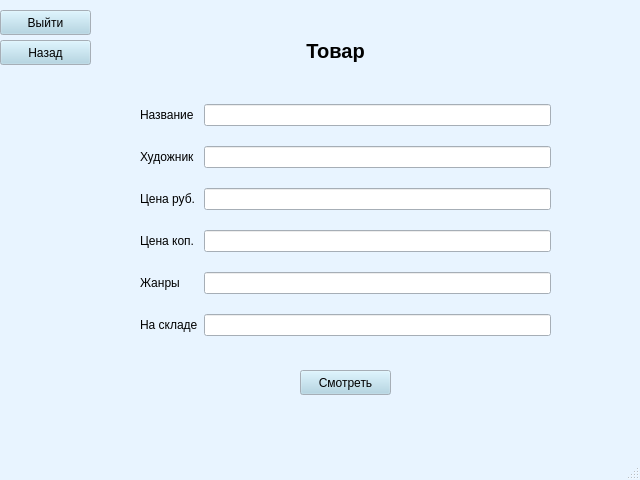
<?xml version="1.0" encoding="UTF-8"?>
<ui version="4.0">
 <class>MainWindow</class>
 <widget class="QMainWindow" name="MainWindow">
  <property name="geometry">
   <rect>
    <x>0</x>
    <y>0</y>
    <width>640</width>
    <height>480</height>
   </rect>
  </property>
  <property name="palette">
   <palette>
    <active>
     <colorrole role="WindowText">
      <brush brushstyle="SolidPattern">
       <color alpha="255">
        <red>0</red>
        <green>0</green>
        <blue>0</blue>
       </color>
      </brush>
     </colorrole>
     <colorrole role="Button">
      <brush brushstyle="SolidPattern">
       <color alpha="255">
        <red>169</red>
        <green>210</green>
        <blue>227</blue>
       </color>
      </brush>
     </colorrole>
     <colorrole role="Light">
      <brush brushstyle="SolidPattern">
       <color alpha="255">
        <red>255</red>
        <green>255</green>
        <blue>255</blue>
       </color>
      </brush>
     </colorrole>
     <colorrole role="Midlight">
      <brush brushstyle="SolidPattern">
       <color alpha="255">
        <red>238</red>
        <green>228</green>
        <blue>255</blue>
       </color>
      </brush>
     </colorrole>
     <colorrole role="Dark">
      <brush brushstyle="SolidPattern">
       <color alpha="255">
        <red>110</red>
        <green>101</green>
        <blue>127</blue>
       </color>
      </brush>
     </colorrole>
     <colorrole role="Mid">
      <brush brushstyle="SolidPattern">
       <color alpha="255">
        <red>147</red>
        <green>134</green>
        <blue>170</blue>
       </color>
      </brush>
     </colorrole>
     <colorrole role="Text">
      <brush brushstyle="SolidPattern">
       <color alpha="255">
        <red>0</red>
        <green>0</green>
        <blue>0</blue>
       </color>
      </brush>
     </colorrole>
     <colorrole role="BrightText">
      <brush brushstyle="SolidPattern">
       <color alpha="255">
        <red>255</red>
        <green>255</green>
        <blue>255</blue>
       </color>
      </brush>
     </colorrole>
     <colorrole role="ButtonText">
      <brush brushstyle="SolidPattern">
       <color alpha="255">
        <red>0</red>
        <green>0</green>
        <blue>0</blue>
       </color>
      </brush>
     </colorrole>
     <colorrole role="Base">
      <brush brushstyle="SolidPattern">
       <color alpha="255">
        <red>255</red>
        <green>255</green>
        <blue>255</blue>
       </color>
      </brush>
     </colorrole>
     <colorrole role="Window">
      <brush brushstyle="SolidPattern">
       <color alpha="255">
        <red>232</red>
        <green>244</green>
        <blue>255</blue>
       </color>
      </brush>
     </colorrole>
     <colorrole role="Shadow">
      <brush brushstyle="SolidPattern">
       <color alpha="255">
        <red>0</red>
        <green>0</green>
        <blue>0</blue>
       </color>
      </brush>
     </colorrole>
     <colorrole role="Highlight">
      <brush brushstyle="SolidPattern">
       <color alpha="255">
        <red>221</red>
        <green>202</green>
        <blue>255</blue>
       </color>
      </brush>
     </colorrole>
     <colorrole role="AlternateBase">
      <brush brushstyle="SolidPattern">
       <color alpha="255">
        <red>238</red>
        <green>228</green>
        <blue>255</blue>
       </color>
      </brush>
     </colorrole>
     <colorrole role="ToolTipBase">
      <brush brushstyle="SolidPattern">
       <color alpha="255">
        <red>255</red>
        <green>255</green>
        <blue>220</blue>
       </color>
      </brush>
     </colorrole>
     <colorrole role="ToolTipText">
      <brush brushstyle="SolidPattern">
       <color alpha="255">
        <red>0</red>
        <green>0</green>
        <blue>0</blue>
       </color>
      </brush>
     </colorrole>
     <colorrole role="PlaceholderText">
      <brush brushstyle="SolidPattern">
       <color alpha="128">
        <red>0</red>
        <green>0</green>
        <blue>0</blue>
       </color>
      </brush>
     </colorrole>
    </active>
    <inactive>
     <colorrole role="WindowText">
      <brush brushstyle="SolidPattern">
       <color alpha="255">
        <red>0</red>
        <green>0</green>
        <blue>0</blue>
       </color>
      </brush>
     </colorrole>
     <colorrole role="Button">
      <brush brushstyle="SolidPattern">
       <color alpha="255">
        <red>169</red>
        <green>210</green>
        <blue>227</blue>
       </color>
      </brush>
     </colorrole>
     <colorrole role="Light">
      <brush brushstyle="SolidPattern">
       <color alpha="255">
        <red>255</red>
        <green>255</green>
        <blue>255</blue>
       </color>
      </brush>
     </colorrole>
     <colorrole role="Midlight">
      <brush brushstyle="SolidPattern">
       <color alpha="255">
        <red>238</red>
        <green>228</green>
        <blue>255</blue>
       </color>
      </brush>
     </colorrole>
     <colorrole role="Dark">
      <brush brushstyle="SolidPattern">
       <color alpha="255">
        <red>110</red>
        <green>101</green>
        <blue>127</blue>
       </color>
      </brush>
     </colorrole>
     <colorrole role="Mid">
      <brush brushstyle="SolidPattern">
       <color alpha="255">
        <red>147</red>
        <green>134</green>
        <blue>170</blue>
       </color>
      </brush>
     </colorrole>
     <colorrole role="Text">
      <brush brushstyle="SolidPattern">
       <color alpha="255">
        <red>0</red>
        <green>0</green>
        <blue>0</blue>
       </color>
      </brush>
     </colorrole>
     <colorrole role="BrightText">
      <brush brushstyle="SolidPattern">
       <color alpha="255">
        <red>255</red>
        <green>255</green>
        <blue>255</blue>
       </color>
      </brush>
     </colorrole>
     <colorrole role="ButtonText">
      <brush brushstyle="SolidPattern">
       <color alpha="255">
        <red>0</red>
        <green>0</green>
        <blue>0</blue>
       </color>
      </brush>
     </colorrole>
     <colorrole role="Base">
      <brush brushstyle="SolidPattern">
       <color alpha="255">
        <red>255</red>
        <green>255</green>
        <blue>255</blue>
       </color>
      </brush>
     </colorrole>
     <colorrole role="Window">
      <brush brushstyle="SolidPattern">
       <color alpha="255">
        <red>232</red>
        <green>244</green>
        <blue>255</blue>
       </color>
      </brush>
     </colorrole>
     <colorrole role="Shadow">
      <brush brushstyle="SolidPattern">
       <color alpha="255">
        <red>0</red>
        <green>0</green>
        <blue>0</blue>
       </color>
      </brush>
     </colorrole>
     <colorrole role="Highlight">
      <brush brushstyle="SolidPattern">
       <color alpha="255">
        <red>221</red>
        <green>202</green>
        <blue>255</blue>
       </color>
      </brush>
     </colorrole>
     <colorrole role="AlternateBase">
      <brush brushstyle="SolidPattern">
       <color alpha="255">
        <red>238</red>
        <green>228</green>
        <blue>255</blue>
       </color>
      </brush>
     </colorrole>
     <colorrole role="ToolTipBase">
      <brush brushstyle="SolidPattern">
       <color alpha="255">
        <red>255</red>
        <green>255</green>
        <blue>220</blue>
       </color>
      </brush>
     </colorrole>
     <colorrole role="ToolTipText">
      <brush brushstyle="SolidPattern">
       <color alpha="255">
        <red>0</red>
        <green>0</green>
        <blue>0</blue>
       </color>
      </brush>
     </colorrole>
     <colorrole role="PlaceholderText">
      <brush brushstyle="SolidPattern">
       <color alpha="128">
        <red>0</red>
        <green>0</green>
        <blue>0</blue>
       </color>
      </brush>
     </colorrole>
    </inactive>
    <disabled>
     <colorrole role="WindowText">
      <brush brushstyle="SolidPattern">
       <color alpha="255">
        <red>110</red>
        <green>101</green>
        <blue>127</blue>
       </color>
      </brush>
     </colorrole>
     <colorrole role="Button">
      <brush brushstyle="SolidPattern">
       <color alpha="255">
        <red>169</red>
        <green>210</green>
        <blue>227</blue>
       </color>
      </brush>
     </colorrole>
     <colorrole role="Light">
      <brush brushstyle="SolidPattern">
       <color alpha="255">
        <red>255</red>
        <green>255</green>
        <blue>255</blue>
       </color>
      </brush>
     </colorrole>
     <colorrole role="Midlight">
      <brush brushstyle="SolidPattern">
       <color alpha="255">
        <red>238</red>
        <green>228</green>
        <blue>255</blue>
       </color>
      </brush>
     </colorrole>
     <colorrole role="Dark">
      <brush brushstyle="SolidPattern">
       <color alpha="255">
        <red>110</red>
        <green>101</green>
        <blue>127</blue>
       </color>
      </brush>
     </colorrole>
     <colorrole role="Mid">
      <brush brushstyle="SolidPattern">
       <color alpha="255">
        <red>147</red>
        <green>134</green>
        <blue>170</blue>
       </color>
      </brush>
     </colorrole>
     <colorrole role="Text">
      <brush brushstyle="SolidPattern">
       <color alpha="255">
        <red>110</red>
        <green>101</green>
        <blue>127</blue>
       </color>
      </brush>
     </colorrole>
     <colorrole role="BrightText">
      <brush brushstyle="SolidPattern">
       <color alpha="255">
        <red>255</red>
        <green>255</green>
        <blue>255</blue>
       </color>
      </brush>
     </colorrole>
     <colorrole role="ButtonText">
      <brush brushstyle="SolidPattern">
       <color alpha="255">
        <red>110</red>
        <green>101</green>
        <blue>127</blue>
       </color>
      </brush>
     </colorrole>
     <colorrole role="Base">
      <brush brushstyle="SolidPattern">
       <color alpha="255">
        <red>232</red>
        <green>244</green>
        <blue>255</blue>
       </color>
      </brush>
     </colorrole>
     <colorrole role="Window">
      <brush brushstyle="SolidPattern">
       <color alpha="255">
        <red>232</red>
        <green>244</green>
        <blue>255</blue>
       </color>
      </brush>
     </colorrole>
     <colorrole role="Shadow">
      <brush brushstyle="SolidPattern">
       <color alpha="255">
        <red>0</red>
        <green>0</green>
        <blue>0</blue>
       </color>
      </brush>
     </colorrole>
     <colorrole role="Highlight">
      <brush brushstyle="SolidPattern">
       <color alpha="255">
        <red>145</red>
        <green>145</green>
        <blue>145</blue>
       </color>
      </brush>
     </colorrole>
     <colorrole role="AlternateBase">
      <brush brushstyle="SolidPattern">
       <color alpha="255">
        <red>221</red>
        <green>202</green>
        <blue>255</blue>
       </color>
      </brush>
     </colorrole>
     <colorrole role="ToolTipBase">
      <brush brushstyle="SolidPattern">
       <color alpha="255">
        <red>255</red>
        <green>255</green>
        <blue>220</blue>
       </color>
      </brush>
     </colorrole>
     <colorrole role="ToolTipText">
      <brush brushstyle="SolidPattern">
       <color alpha="255">
        <red>0</red>
        <green>0</green>
        <blue>0</blue>
       </color>
      </brush>
     </colorrole>
     <colorrole role="PlaceholderText">
      <brush brushstyle="SolidPattern">
       <color alpha="128">
        <red>0</red>
        <green>0</green>
        <blue>0</blue>
       </color>
      </brush>
     </colorrole>
    </disabled>
   </palette>
  </property>
  <property name="windowTitle">
   <string>MainWindow</string>
  </property>
  <widget class="QWidget" name="centralwidget">
   <widget class="QWidget" name="gridLayoutWidget_2">
    <property name="geometry">
     <rect>
      <x>140</x>
      <y>90</y>
      <width>411</width>
      <height>261</height>
     </rect>
    </property>
    <layout class="QGridLayout" name="gridLayout_2">
     <property name="leftMargin">
      <number>0</number>
     </property>
     <property name="topMargin">
      <number>0</number>
     </property>
     <property name="bottomMargin">
      <number>0</number>
     </property>
     <property name="verticalSpacing">
      <number>6</number>
     </property>
     <item row="7" column="0">
      <widget class="QLabel" name="label_8">
       <property name="text">
        <string>Цена коп.</string>
       </property>
      </widget>
     </item>
     <item row="4" column="1">
      <widget class="QLineEdit" name="artist">
       <property name="readOnly">
        <bool>true</bool>
       </property>
      </widget>
     </item>
     <item row="2" column="0">
      <widget class="QLabel" name="label_2">
       <property name="text">
        <string>Название</string>
       </property>
      </widget>
     </item>
     <item row="6" column="1">
      <widget class="QLineEdit" name="pr1">
       <property name="readOnly">
        <bool>true</bool>
       </property>
      </widget>
     </item>
     <item row="8" column="1">
      <widget class="QLineEdit" name="genres">
       <property name="readOnly">
        <bool>true</bool>
       </property>
      </widget>
     </item>
     <item row="8" column="0">
      <widget class="QLabel" name="label_7">
       <property name="text">
        <string>Жанры</string>
       </property>
      </widget>
     </item>
     <item row="7" column="1">
      <widget class="QLineEdit" name="pr2">
       <property name="readOnly">
        <bool>true</bool>
       </property>
      </widget>
     </item>
     <item row="2" column="1">
      <widget class="QLineEdit" name="name">
       <property name="readOnly">
        <bool>true</bool>
       </property>
      </widget>
     </item>
     <item row="4" column="0">
      <widget class="QLabel" name="label_4">
       <property name="text">
        <string>Художник</string>
       </property>
      </widget>
     </item>
     <item row="6" column="0">
      <widget class="QLabel" name="label_6">
       <property name="text">
        <string>Цена руб.</string>
       </property>
      </widget>
     </item>
     <item row="9" column="0">
      <widget class="QLabel" name="label_9">
       <property name="text">
        <string>На складе</string>
       </property>
      </widget>
     </item>
     <item row="9" column="1">
      <widget class="QLineEdit" name="genres_2">
       <property name="readOnly">
        <bool>true</bool>
       </property>
      </widget>
     </item>
    </layout>
   </widget>
   <widget class="QLabel" name="label">
    <property name="geometry">
     <rect>
      <x>160</x>
      <y>20</y>
      <width>351</width>
      <height>62</height>
     </rect>
    </property>
    <property name="palette">
     <palette>
      <active>
       <colorrole role="Button">
        <brush brushstyle="SolidPattern">
         <color alpha="255">
          <red>173</red>
          <green>127</green>
          <blue>168</blue>
         </color>
        </brush>
       </colorrole>
      </active>
      <inactive>
       <colorrole role="Button">
        <brush brushstyle="SolidPattern">
         <color alpha="255">
          <red>173</red>
          <green>127</green>
          <blue>168</blue>
         </color>
        </brush>
       </colorrole>
      </inactive>
      <disabled>
       <colorrole role="Button">
        <brush brushstyle="SolidPattern">
         <color alpha="255">
          <red>173</red>
          <green>127</green>
          <blue>168</blue>
         </color>
        </brush>
       </colorrole>
      </disabled>
     </palette>
    </property>
    <property name="font">
     <font>
      <pointsize>15</pointsize>
      <italic>false</italic>
      <strikeout>false</strikeout>
      <kerning>true</kerning>
     </font>
    </property>
    <property name="text">
     <string>&lt;html&gt;&lt;head/&gt;&lt;body&gt;&lt;p align=&quot;center&quot;&gt;&lt;span style=&quot; font-weight:600;&quot;&gt;Товар&lt;/span&gt;&lt;/p&gt;&lt;/body&gt;&lt;/html&gt;</string>
    </property>
   </widget>
   <widget class="QPushButton" name="exit">
    <property name="geometry">
     <rect>
      <x>0</x>
      <y>10</y>
      <width>91</width>
      <height>25</height>
     </rect>
    </property>
    <property name="text">
     <string>Выйти</string>
    </property>
   </widget>
   <widget class="QPushButton" name="back">
    <property name="geometry">
     <rect>
      <x>0</x>
      <y>40</y>
      <width>91</width>
      <height>25</height>
     </rect>
    </property>
    <property name="text">
     <string>Назад</string>
    </property>
   </widget>
   <widget class="QPushButton" name="look">
    <property name="geometry">
     <rect>
      <x>300</x>
      <y>370</y>
      <width>91</width>
      <height>25</height>
     </rect>
    </property>
    <property name="text">
     <string>Смотреть</string>
    </property>
   </widget>
  </widget>
  <widget class="QMenuBar" name="menubar">
   <property name="geometry">
    <rect>
     <x>0</x>
     <y>0</y>
     <width>640</width>
     <height>22</height>
    </rect>
   </property>
  </widget>
  <widget class="QStatusBar" name="statusbar"/>
 </widget>
 <resources/>
 <connections/>
</ui>
